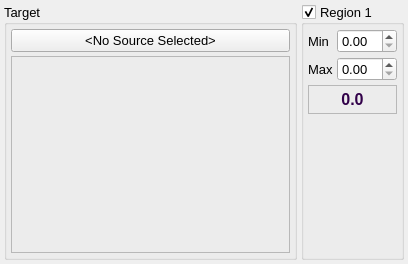
<?xml version="1.0" encoding="UTF-8"?>
<ui version="4.0">
 <class>Integrator1DGizmo</class>
 <widget class="QWidget" name="Integrator1DGizmo">
  <property name="geometry">
   <rect>
    <x>0</x>
    <y>0</y>
    <width>408</width>
    <height>264</height>
   </rect>
  </property>
  <property name="font">
   <font>
    <pointsize>10</pointsize>
   </font>
  </property>
  <property name="windowTitle">
   <string>Form</string>
  </property>
  <layout class="QHBoxLayout" name="horizontalLayout_3">
   <property name="spacing">
    <number>4</number>
   </property>
   <property name="leftMargin">
    <number>4</number>
   </property>
   <property name="topMargin">
    <number>4</number>
   </property>
   <property name="rightMargin">
    <number>4</number>
   </property>
   <property name="bottomMargin">
    <number>4</number>
   </property>
   <item>
    <widget class="QGroupBox" name="TargetGroup">
     <property name="title">
      <string>Target</string>
     </property>
     <layout class="QVBoxLayout" name="verticalLayout_2">
      <property name="spacing">
       <number>4</number>
      </property>
      <property name="leftMargin">
       <number>4</number>
      </property>
      <property name="topMargin">
       <number>4</number>
      </property>
      <property name="rightMargin">
       <number>4</number>
      </property>
      <property name="bottomMargin">
       <number>4</number>
      </property>
      <item>
       <widget class="QPushButton" name="TargetSelectButton">
        <property name="sizePolicy">
         <sizepolicy hsizetype="Expanding" vsizetype="Fixed">
          <horstretch>0</horstretch>
          <verstretch>0</verstretch>
         </sizepolicy>
        </property>
        <property name="text">
         <string>&lt;No Source Selected&gt;</string>
        </property>
       </widget>
      </item>
      <item>
       <widget class="QFrame" name="PlotWidgetFrame">
        <property name="sizePolicy">
         <sizepolicy hsizetype="Expanding" vsizetype="Expanding">
          <horstretch>0</horstretch>
          <verstretch>0</verstretch>
         </sizepolicy>
        </property>
        <property name="frameShape">
         <enum>QFrame::StyledPanel</enum>
        </property>
        <property name="frameShadow">
         <enum>QFrame::Sunken</enum>
        </property>
        <layout class="QHBoxLayout" name="horizontalLayout_5">
         <property name="spacing">
          <number>0</number>
         </property>
         <property name="leftMargin">
          <number>0</number>
         </property>
         <property name="topMargin">
          <number>0</number>
         </property>
         <property name="rightMargin">
          <number>0</number>
         </property>
         <property name="bottomMargin">
          <number>0</number>
         </property>
         <item>
          <widget class="DataViewer" name="PlotWidget" native="true"/>
         </item>
        </layout>
       </widget>
      </item>
     </layout>
    </widget>
   </item>
   <item>
    <widget class="QWidget" name="ControlsWidget" native="true">
     <layout class="QVBoxLayout" name="verticalLayout">
      <property name="spacing">
       <number>4</number>
      </property>
      <property name="leftMargin">
       <number>0</number>
      </property>
      <property name="topMargin">
       <number>0</number>
      </property>
      <property name="rightMargin">
       <number>0</number>
      </property>
      <property name="bottomMargin">
       <number>0</number>
      </property>
      <item>
       <widget class="QGroupBox" name="Region1Group">
        <property name="title">
         <string>Region 1</string>
        </property>
        <property name="checkable">
         <bool>true</bool>
        </property>
        <layout class="QFormLayout" name="formLayout">
         <property name="horizontalSpacing">
          <number>4</number>
         </property>
         <property name="verticalSpacing">
          <number>4</number>
         </property>
         <property name="leftMargin">
          <number>4</number>
         </property>
         <property name="topMargin">
          <number>4</number>
         </property>
         <property name="rightMargin">
          <number>4</number>
         </property>
         <property name="bottomMargin">
          <number>4</number>
         </property>
         <item row="0" column="0">
          <widget class="QLabel" name="Region1MinLabel">
           <property name="sizePolicy">
            <sizepolicy hsizetype="Minimum" vsizetype="Preferred">
             <horstretch>0</horstretch>
             <verstretch>0</verstretch>
            </sizepolicy>
           </property>
           <property name="text">
            <string>Min</string>
           </property>
          </widget>
         </item>
         <item row="0" column="1">
          <widget class="ExponentialSpin" name="Region1MinSpin"/>
         </item>
         <item row="1" column="0">
          <widget class="QLabel" name="Region1MaxLabel">
           <property name="sizePolicy">
            <sizepolicy hsizetype="Minimum" vsizetype="Preferred">
             <horstretch>0</horstretch>
             <verstretch>0</verstretch>
            </sizepolicy>
           </property>
           <property name="text">
            <string>Max</string>
           </property>
          </widget>
         </item>
         <item row="1" column="1">
          <widget class="ExponentialSpin" name="Region1MaxSpin"/>
         </item>
         <item row="2" column="0" colspan="2">
          <widget class="QFrame" name="Region1integralFrame">
           <property name="frameShape">
            <enum>QFrame::StyledPanel</enum>
           </property>
           <property name="frameShadow">
            <enum>QFrame::Raised</enum>
           </property>
           <layout class="QVBoxLayout" name="verticalLayout_3">
            <property name="spacing">
             <number>4</number>
            </property>
            <property name="leftMargin">
             <number>4</number>
            </property>
            <property name="topMargin">
             <number>4</number>
            </property>
            <property name="rightMargin">
             <number>4</number>
            </property>
            <property name="bottomMargin">
             <number>4</number>
            </property>
            <item>
             <widget class="QLabel" name="Region1IntegralLabel">
              <property name="palette">
               <palette>
                <active>
                 <colorrole role="WindowText">
                  <brush brushstyle="SolidPattern">
                   <color alpha="255">
                    <red>49</red>
                    <green>0</green>
                    <blue>73</blue>
                   </color>
                  </brush>
                 </colorrole>
                </active>
                <inactive>
                 <colorrole role="WindowText">
                  <brush brushstyle="SolidPattern">
                   <color alpha="255">
                    <red>49</red>
                    <green>0</green>
                    <blue>73</blue>
                   </color>
                  </brush>
                 </colorrole>
                </inactive>
                <disabled>
                 <colorrole role="WindowText">
                  <brush brushstyle="SolidPattern">
                   <color alpha="255">
                    <red>157</red>
                    <green>157</green>
                    <blue>157</blue>
                   </color>
                  </brush>
                 </colorrole>
                </disabled>
               </palette>
              </property>
              <property name="font">
               <font>
                <pointsize>12</pointsize>
                <weight>75</weight>
                <bold>true</bold>
               </font>
              </property>
              <property name="text">
               <string>0.0</string>
              </property>
              <property name="alignment">
               <set>Qt::AlignCenter</set>
              </property>
             </widget>
            </item>
           </layout>
          </widget>
         </item>
        </layout>
       </widget>
      </item>
     </layout>
    </widget>
   </item>
  </layout>
 </widget>
 <customwidgets>
  <customwidget>
   <class>DataViewer</class>
   <extends>QWidget</extends>
   <header>gui/dataviewer.hui</header>
   <container>1</container>
  </customwidget>
  <customwidget>
   <class>ExponentialSpin</class>
   <extends>QDoubleSpinBox</extends>
   <header>gui/widgets/exponentialspin.hui</header>
  </customwidget>
 </customwidgets>
 <resources>
  <include location="../main.qrc"/>
 </resources>
 <connections/>
</ui>
